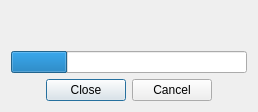
<?xml version="1.0" encoding="UTF-8"?>
<ui version="4.0">
 <class>ProgressDialog</class>
 <widget class="QDialog" name="ProgressDialog">
  <property name="geometry">
   <rect>
    <x>0</x>
    <y>0</y>
    <width>258</width>
    <height>112</height>
   </rect>
  </property>
  <property name="windowTitle">
   <string>Sync ...</string>
  </property>
  <layout class="QVBoxLayout" name="verticalLayout">
   <item>
    <widget class="QLabel" name="whatLabel">
     <property name="text">
      <string/>
     </property>
    </widget>
   </item>
   <item>
    <spacer name="verticalSpacer">
     <property name="orientation">
      <enum>Qt::Vertical</enum>
     </property>
     <property name="sizeHint" stdset="0">
      <size>
       <width>20</width>
       <height>25</height>
      </size>
     </property>
    </spacer>
   </item>
   <item>
    <widget class="QProgressBar" name="progressBar">
     <property name="value">
      <number>24</number>
     </property>
     <property name="textVisible">
      <bool>false</bool>
     </property>
    </widget>
   </item>
   <item>
    <layout class="QHBoxLayout" name="horizontalLayout">
     <item>
      <spacer name="horizontalSpacer">
       <property name="orientation">
        <enum>Qt::Horizontal</enum>
       </property>
       <property name="sizeHint" stdset="0">
        <size>
         <width>40</width>
         <height>20</height>
        </size>
       </property>
      </spacer>
     </item>
     <item>
      <widget class="QPushButton" name="closePushButton">
       <property name="text">
        <string>Close</string>
       </property>
      </widget>
     </item>
     <item>
      <widget class="QPushButton" name="cancelPushButton">
       <property name="text">
        <string>Cancel</string>
       </property>
      </widget>
     </item>
     <item>
      <spacer name="horizontalSpacer_2">
       <property name="orientation">
        <enum>Qt::Horizontal</enum>
       </property>
       <property name="sizeHint" stdset="0">
        <size>
         <width>40</width>
         <height>20</height>
        </size>
       </property>
      </spacer>
     </item>
    </layout>
   </item>
  </layout>
 </widget>
 <resources/>
 <connections/>
</ui>
